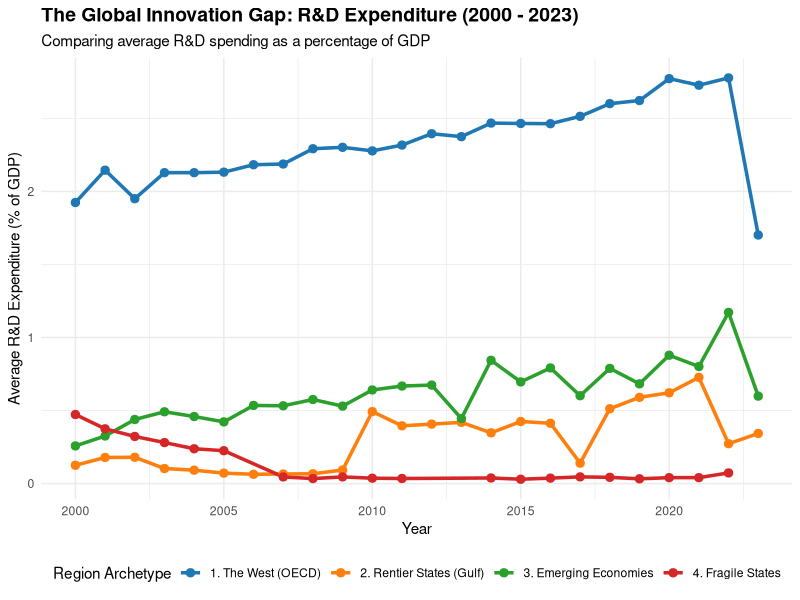
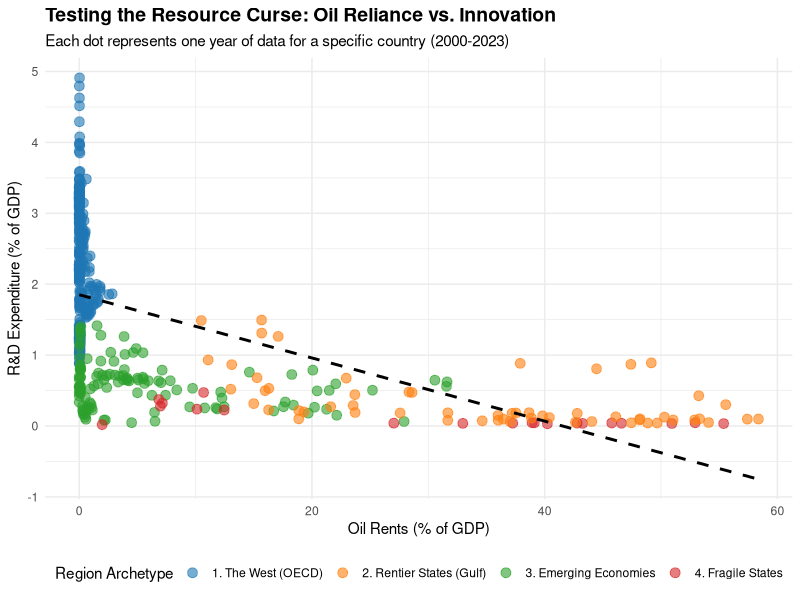
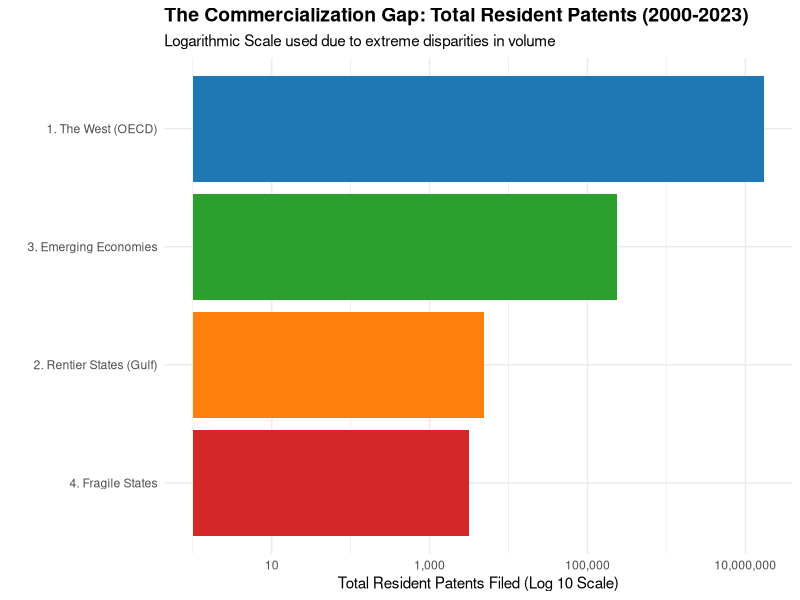

These charts were generated, in order, by the following R code:
## ---- chunk 1
# Load our required libraries
library(tidyverse)
library(ggplot2)

# Load the clean, categorized data we already prepared in our R script
# (Make sure the path matches where you saved it in the previous step!)
rd_categorized <- read_csv("data/cleaned_rd_categorized.csv")
## ---- chunk 2
# Calculate regional averages
rd_summary <- rd_categorized %>%
  group_by(year, region_category) %>%
  summarize(avg_rd = mean(rd_expenditure_pct, na.rm = TRUE), .groups = 'drop')

# Generate the plot
ggplot(rd_summary, aes(x = year, y = avg_rd, color = region_category, group = region_category)) +
  geom_line(linewidth = 1.2) +
  geom_point(size = 2.5) +
  scale_color_manual(values = c(
    "1. The West (OECD)" = "#1f77b4",
    "2. Rentier States (Gulf)" = "#ff7f0e",
    "3. Emerging Economies" = "#2ca02c",
    "4. Fragile States" = "#d62728"
  )) +
  labs(
    title = "The Global Innovation Gap: R&D Expenditure (2000 - 2023)",
    subtitle = "Comparing average R&D spending as a percentage of GDP",
    x = "Year",
    y = "Average R&D Expenditure (% of GDP)",
    color = "Region Archetype"
  ) +
  theme_minimal() +
  theme(
    plot.title = element_text(face = "bold", size = 14),
    legend.position = "bottom"
  )
## ---- chunk 3
# Load our newly merged master dataset
master_data <- read_csv("data/master_combined_data.csv")

# Create a scatter plot comparing Oil Reliance to R&D Spending
ggplot(master_data, aes(x = oil_rents_pct, y = rd_expenditure_pct, color = region_category)) +
  geom_point(alpha = 0.6, size = 3) +
  # Add a trend line to show the overall correlation
  geom_smooth(method = "lm", color = "black", linetype = "dashed", se = FALSE) +
  scale_color_manual(values = c(
    "1. The West (OECD)" = "#1f77b4",
    "2. Rentier States (Gulf)" = "#ff7f0e",
    "3. Emerging Economies" = "#2ca02c",
    "4. Fragile States" = "#d62728"
  )) +
  labs(
    title = "Testing the Resource Curse: Oil Reliance vs. Innovation",
    subtitle = "Each dot represents one year of data for a specific country (2000-2023)",
    x = "Oil Rents (% of GDP)",
    y = "R&D Expenditure (% of GDP)",
    color = "Region Archetype"
  ) +
  theme_minimal() +
  theme(
    plot.title = element_text(face = "bold", size = 14),
    legend.position = "bottom"
  )
## ---- chunk 4
# Load our newly updated master dataset
master_data_v2 <- read_csv("data/master_combined_data_v2.csv")

# Calculate total patents per region to show the massive scale difference
patent_summary <- master_data_v2 %>%
  filter(!is.na(patents_resident)) %>%
  group_by(region_category) %>%
  summarize(total_patents = sum(patents_resident, na.rm = TRUE))

# Create a bar chart (using a logarithmic scale because the gap is so huge)
ggplot(patent_summary, aes(x = reorder(region_category, total_patents), y = total_patents, fill = region_category)) +
  geom_bar(stat = "identity") +
  # We MUST use a log scale here, otherwise the Middle East bars will be invisible next to the West!
  scale_y_log10(labels = scales::comma) + 
  scale_fill_manual(values = c(
    "1. The West (OECD)" = "#1f77b4",
    "2. Rentier States (Gulf)" = "#ff7f0e",
    "3. Emerging Economies" = "#2ca02c",
    "4. Fragile States" = "#d62728"
  )) +
  coord_flip() + # Flips the chart sideways for easier reading
  labs(
    title = "The Commercialization Gap: Total Resident Patents (2000-2023)",
    subtitle = "Logarithmic Scale used due to extreme disparities in volume",
    x = "",
    y = "Total Resident Patents Filed (Log 10 Scale)",
    fill = "Region Archetype"
  ) +
  theme_minimal() +
  theme(
    plot.title = element_text(face = "bold", size = 14),
    legend.position = "none" # Hide legend since the y-axis has the names
  )
## ---- chunk 5
# Load the broom package to make our math table look pretty
library(broom)
library(knitr)

# Run the linear regression model
# Formula: R&D Spending is determined by (~) Oil Rents
model <- lm(rd_expenditure_pct ~ oil_rents_pct, data = master_data_v2)

# Format the results into a clean academic table
tidy_model <- tidy(model) %>%
  mutate(
    term = recode(term, `(Intercept)` = "Baseline R&D (No Oil)", oil_rents_pct = "Impact of 1% increase in Oil Rents"),
    p.value = format.pval(p.value, digits = 3, eps = 0.001)
  )

kable(tidy_model, digits = 3, caption = "Regression Results: Impact of Oil Reliance on Innovation")
